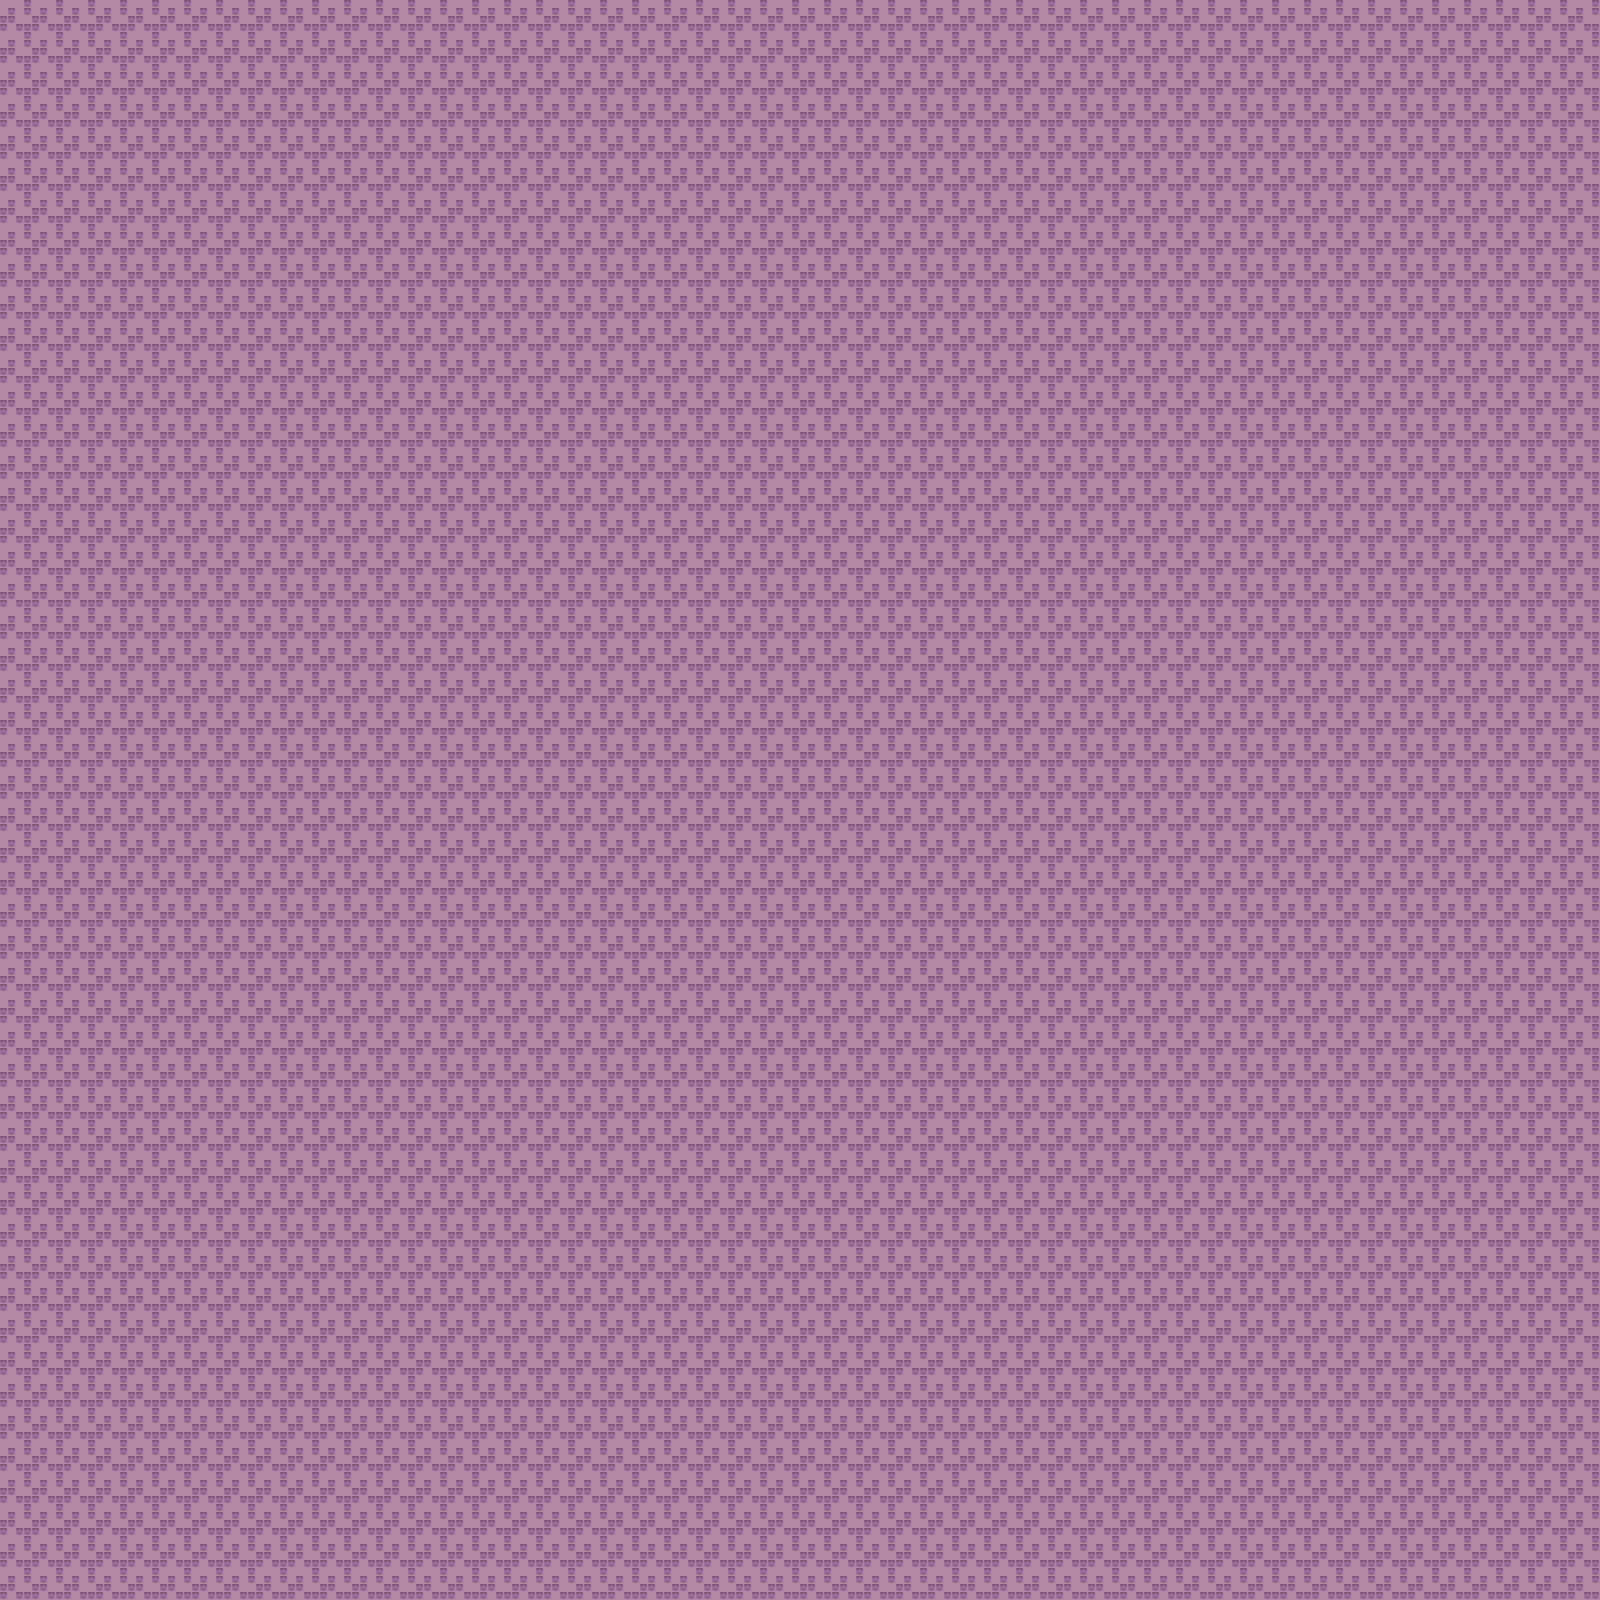

The image is a tile-based game level rendered from a .tmx file. Its description and complete source (layers, tilesets, objects, tile grids) follow:
An orthogonal 50x50 tile map with 32x32 px tiles, 1 tile layer (Tile Layer 1), 2 tilesets.

<map version="1.2" tiledversion="1.2.3" orientation="orthogonal" renderorder="right-down" width="50" height="50" tilewidth="32" tileheight="32" infinite="0" nextlayerid="2" nextobjectid="1">
 <tileset firstgid="1" name="hello" tilewidth="32" tileheight="32" tilecount="54" columns="9">
  <image source="images/sheet.png" width="304" height="208" />
 </tileset>
 <tileset firstgid="55" name="zeldanew" tilewidth="32" tileheight="32" tilecount="54" columns="9">
  <image source="images/sheet.png" width="304" height="208" />
 </tileset>
 <layer id="1" name="Tile Layer 1" width="50" height="50">
  <data encoding="csv">
6,6,6,6,6,6,6,6,6,6,6,6,6,6,6,6,6,6,6,6,6,6,6,6,6,6,6,6,6,6,6,6,6,6,6,6,6,6,6,6,6,6,6,6,6,6,6,6,6,6,
6,6,6,6,6,6,6,6,6,6,6,6,6,6,6,6,6,6,6,6,6,6,6,6,6,6,6,6,6,6,6,6,6,6,6,6,6,6,6,6,6,6,6,6,6,6,6,6,6,6,
6,6,6,6,6,6,6,6,6,6,6,6,6,6,6,6,6,6,6,6,6,6,6,6,6,6,6,6,6,6,6,6,6,6,6,6,6,6,6,6,6,6,6,6,6,6,6,6,6,6,
6,6,6,6,6,6,6,6,6,6,6,6,6,6,6,6,6,6,6,6,6,6,6,6,6,6,6,6,6,6,6,6,6,6,6,6,6,6,6,6,6,6,6,6,6,6,6,6,6,6,
6,6,6,6,6,6,6,6,6,6,6,6,6,6,6,6,6,6,6,6,6,6,6,6,6,6,6,6,6,6,6,6,6,6,6,6,6,6,6,6,6,6,6,6,6,6,6,6,6,6,
6,6,6,6,6,6,6,6,6,6,6,6,6,6,6,6,6,6,6,6,6,6,6,6,6,6,6,6,6,6,6,6,6,6,6,6,6,6,6,6,6,6,6,6,6,6,6,6,6,6,
6,6,6,6,6,6,6,6,6,6,6,6,6,6,6,6,6,6,6,6,6,6,6,6,6,6,6,6,6,6,6,6,6,6,6,6,6,6,6,6,6,6,6,6,6,6,6,6,6,6,
6,6,6,6,6,6,6,6,6,6,6,6,6,6,6,6,6,6,6,6,6,6,6,6,6,6,6,6,6,6,6,6,6,6,6,6,6,6,6,6,6,6,6,6,6,6,6,6,6,6,
6,6,6,6,6,6,6,6,6,6,6,6,6,6,6,6,6,6,6,6,6,6,6,6,6,6,6,6,6,6,6,6,6,6,6,6,6,6,6,6,6,6,6,6,6,6,6,6,6,6,
6,6,6,6,6,6,6,6,6,6,6,6,6,6,6,6,6,6,6,6,6,6,6,6,6,6,6,6,6,6,6,6,6,6,6,6,6,6,6,6,6,6,6,6,6,6,6,6,6,6,
6,6,6,6,6,6,6,6,6,6,6,6,6,6,6,6,6,6,6,6,6,6,6,6,6,6,6,6,6,6,6,6,6,6,6,6,6,6,6,6,6,6,6,6,6,6,6,6,6,6,
6,6,6,6,6,6,6,6,6,6,6,6,6,6,6,6,6,6,6,6,6,6,6,6,6,6,6,6,6,6,6,6,6,6,6,6,6,6,6,6,6,6,6,6,6,6,6,6,6,6,
6,6,6,6,6,6,6,6,6,6,6,6,6,6,6,6,6,6,6,6,6,6,6,6,6,6,6,6,6,6,6,6,6,6,6,6,6,6,6,6,6,6,6,6,6,6,6,6,6,6,
6,6,6,6,6,6,6,6,6,6,6,6,6,6,6,6,6,6,6,6,6,6,6,6,6,6,6,6,6,6,6,6,6,6,6,6,6,6,6,6,6,6,6,6,6,6,6,6,6,6,
6,6,6,6,6,6,6,6,6,6,6,6,6,6,6,6,6,6,6,6,6,6,6,6,6,6,6,6,6,6,6,6,6,6,6,6,6,6,6,6,6,6,6,6,6,6,6,6,6,6,
6,6,6,6,6,6,6,6,6,6,6,6,6,6,6,6,6,6,6,6,6,6,6,6,6,6,6,6,6,6,6,6,6,6,6,6,6,6,6,6,6,6,6,6,6,6,6,6,6,6,
6,6,6,6,6,6,6,6,6,6,6,6,6,6,6,6,6,6,6,6,6,6,6,6,6,6,6,6,6,6,6,6,6,6,6,6,6,6,6,6,6,6,6,6,6,6,6,6,6,6,
6,6,6,6,6,6,6,6,6,6,6,6,6,6,6,6,6,6,6,6,6,6,6,6,6,6,6,6,6,6,6,6,6,6,6,6,6,6,6,6,6,6,6,6,6,6,6,6,6,6,
6,6,6,6,6,6,6,6,6,6,6,6,6,6,6,6,6,6,6,6,6,6,6,6,6,6,6,6,6,6,6,6,6,6,6,6,6,6,6,6,6,6,6,6,6,6,6,6,6,6,
6,6,6,6,6,6,6,6,6,6,6,6,6,6,6,6,6,6,6,6,6,6,6,6,6,6,6,6,6,6,6,6,6,6,6,6,6,6,6,6,6,6,6,6,6,6,6,6,6,6,
6,6,6,6,6,6,6,6,6,6,6,6,6,6,6,6,6,6,6,6,6,6,6,6,6,6,6,6,6,6,6,6,6,6,6,6,6,6,6,6,6,6,6,6,6,6,6,6,6,6,
6,6,6,6,6,6,6,6,6,6,6,6,6,6,6,6,6,6,6,6,6,6,6,6,6,6,6,6,6,6,6,6,6,6,6,6,6,6,6,6,6,6,6,6,6,6,6,6,6,6,
6,6,6,6,6,6,6,6,6,6,6,6,6,6,6,6,6,6,6,6,6,6,6,6,6,6,6,6,6,6,6,6,6,6,6,6,6,6,6,6,6,6,6,6,6,6,6,6,6,6,
6,6,6,6,6,6,6,6,6,6,6,6,6,6,6,6,6,6,6,6,6,6,6,6,6,6,6,6,6,6,6,6,6,6,6,6,6,6,6,6,6,6,6,6,6,6,6,6,6,6,
6,6,6,6,6,6,6,6,6,6,6,6,6,6,6,6,6,6,6,6,6,6,6,6,6,6,6,6,6,6,6,6,6,6,6,6,6,6,6,6,6,6,6,6,6,6,6,6,6,6,
6,6,6,6,6,6,6,6,6,6,6,6,6,6,6,6,6,6,6,6,6,6,6,6,6,6,6,6,6,6,6,6,6,6,6,6,6,6,6,6,6,6,6,6,6,6,6,6,6,6,
6,6,6,6,6,6,6,6,6,6,6,6,6,6,6,6,6,6,6,6,6,6,6,6,6,6,6,6,6,6,6,6,6,6,6,6,6,6,6,6,6,6,6,6,6,6,6,6,6,6,
6,6,6,6,6,6,6,6,6,6,6,6,6,6,6,6,6,6,6,6,6,6,6,6,6,6,6,6,6,6,6,6,6,6,6,6,6,6,6,6,6,6,6,6,6,6,6,6,6,6,
6,6,6,6,6,6,6,6,6,6,6,6,6,6,6,6,6,6,6,6,6,6,6,6,6,6,6,6,6,6,6,6,6,6,6,6,6,6,6,6,6,6,6,6,6,6,6,6,6,6,
6,6,6,6,6,6,6,6,6,6,6,6,6,6,6,6,6,6,6,6,6,6,6,6,6,6,6,6,6,6,6,6,6,6,6,6,6,6,6,6,6,6,6,6,6,6,6,6,6,6,
6,6,6,6,6,6,6,6,6,6,6,6,6,6,6,6,6,6,6,6,6,6,6,6,6,6,6,6,6,6,6,6,6,6,6,6,6,6,6,6,6,6,6,6,6,6,6,6,6,6,
6,6,6,6,6,6,6,6,6,6,6,6,6,6,6,6,6,6,6,6,6,6,6,6,6,6,6,6,6,6,6,6,6,6,6,6,6,6,6,6,6,6,6,6,6,6,6,6,6,6,
6,6,6,6,6,6,6,6,6,6,6,6,6,6,6,6,6,6,6,6,6,6,6,6,6,6,6,6,6,6,6,6,6,6,6,6,6,6,6,6,6,6,6,6,6,6,6,6,6,6,
6,6,6,6,6,6,6,6,6,6,6,6,6,6,6,6,6,6,6,6,6,6,6,6,6,6,6,6,6,6,6,6,6,6,6,6,6,6,6,6,6,6,6,6,6,6,6,6,6,6,
6,6,6,6,6,6,6,6,6,6,6,6,6,6,6,6,6,6,6,6,6,6,6,6,6,6,6,6,6,6,6,6,6,6,6,6,6,6,6,6,6,6,6,6,6,6,6,6,6,6,
6,6,6,6,6,6,6,6,6,6,6,6,6,6,6,6,6,6,6,6,6,6,6,6,6,6,6,6,6,6,6,6,6,6,6,6,6,6,6,6,6,6,6,6,6,6,6,6,6,6,
6,6,6,6,6,6,6,6,6,6,6,6,6,6,6,6,6,6,6,6,6,6,6,6,6,6,6,6,6,6,6,6,6,6,6,6,6,6,6,6,6,6,6,6,6,6,6,6,6,6,
6,6,6,6,6,6,6,6,6,6,6,6,6,6,6,6,6,6,6,6,6,6,6,6,6,6,6,6,6,6,6,6,6,6,6,6,6,6,6,6,6,6,6,6,6,6,6,6,6,6,
6,6,6,6,6,6,6,6,6,6,6,6,6,6,6,6,6,6,6,6,6,6,6,6,6,6,6,6,6,6,6,6,6,6,6,6,6,6,6,6,6,6,6,6,6,6,6,6,6,6,
6,6,6,6,6,6,6,6,6,6,6,6,6,6,6,6,6,6,6,6,6,6,6,6,6,6,6,6,6,6,6,6,6,6,6,6,6,6,6,6,6,6,6,6,6,6,6,6,6,6,
6,6,6,6,6,6,6,6,6,6,6,6,6,6,6,6,6,6,6,6,6,6,6,6,6,6,6,6,6,6,6,6,6,6,6,6,6,6,6,6,6,6,6,6,6,6,6,6,6,6,
6,6,6,6,6,6,6,6,6,6,6,6,6,6,6,6,6,6,6,6,6,6,6,6,6,6,6,6,6,6,6,6,6,6,6,6,6,6,6,6,6,6,6,6,6,6,6,6,6,6,
6,6,6,6,6,6,6,6,6,6,6,6,6,6,6,6,6,6,6,6,6,6,6,6,6,6,6,6,6,6,6,6,6,6,6,6,6,6,6,6,6,6,6,6,6,6,6,6,6,6,
6,6,6,6,6,6,6,6,6,6,6,6,6,6,6,6,6,6,6,6,6,6,6,6,6,6,6,6,6,6,6,6,6,6,6,6,6,6,6,6,6,6,6,6,6,6,6,6,6,6,
6,6,6,6,6,6,6,6,6,6,6,6,6,6,6,6,6,6,6,6,6,6,6,6,6,6,6,6,6,6,6,6,6,6,6,6,6,6,6,6,6,6,6,6,6,6,6,6,6,6,
6,6,6,6,6,6,6,6,6,6,6,6,6,6,6,6,6,6,6,6,6,6,6,6,6,6,6,6,6,6,6,6,6,6,6,6,6,6,6,6,6,6,6,6,6,6,6,6,6,6,
6,6,6,6,6,6,6,6,6,6,6,6,6,6,6,6,6,6,6,6,6,6,6,6,6,6,6,6,6,6,6,6,6,6,6,6,6,6,6,6,6,6,6,6,6,6,6,6,6,6,
6,6,6,6,6,6,6,6,6,6,6,6,6,6,6,6,6,6,6,6,6,6,6,6,6,6,6,6,6,6,6,6,6,6,6,6,6,6,6,6,6,6,6,6,6,6,6,6,6,6,
6,6,6,6,6,6,6,6,6,6,6,6,6,6,6,6,6,6,6,6,6,6,6,6,6,6,6,6,6,6,6,6,6,6,6,6,6,6,6,6,6,6,6,6,6,6,6,6,6,6,
6,6,6,6,6,6,6,6,6,6,6,6,6,6,6,6,6,6,6,6,6,6,6,6,6,6,6,6,6,6,6,6,6,6,6,6,6,6,6,6,6,6,6,6,6,6,6,6,6,6
</data>
 </layer>
</map>
